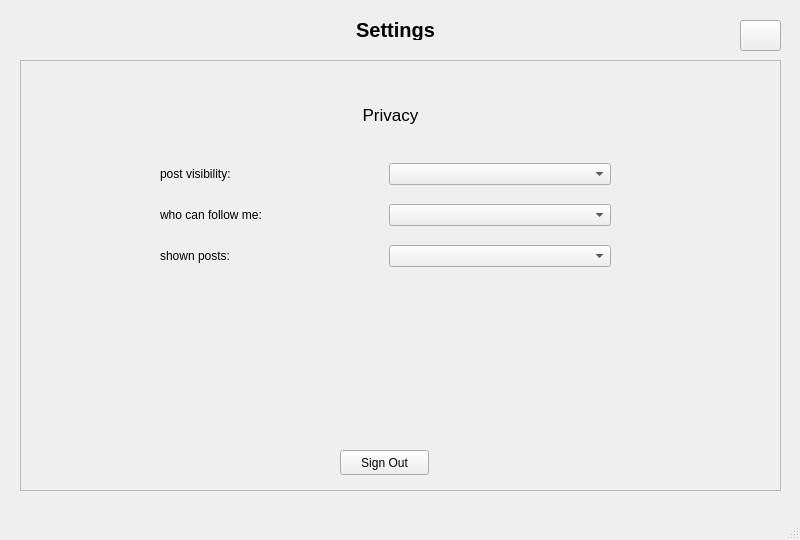
<?xml version="1.0" encoding="UTF-8"?>
<ui version="4.0">
 <class>MainWindow</class>
 <widget class="QMainWindow" name="MainWindow">
  <property name="geometry">
   <rect>
    <x>0</x>
    <y>0</y>
    <width>800</width>
    <height>540</height>
   </rect>
  </property>
  <property name="windowTitle">
   <string>Socialgram</string>
  </property>
  <widget class="QWidget" name="centralwidget">
   <widget class="QStackedWidget" name="stackedWidget">
    <property name="geometry">
     <rect>
      <x>20</x>
      <y>20</y>
      <width>761</width>
      <height>481</height>
     </rect>
    </property>
    <property name="currentIndex">
     <number>4</number>
    </property>
    <widget class="QWidget" name="sign_up">
     <widget class="QFrame" name="frame">
      <property name="geometry">
       <rect>
        <x>190</x>
        <y>80</y>
        <width>381</width>
        <height>301</height>
       </rect>
      </property>
      <property name="frameShape">
       <enum>QFrame::StyledPanel</enum>
      </property>
      <property name="frameShadow">
       <enum>QFrame::Raised</enum>
      </property>
      <widget class="QPushButton" name="SPsignupButton">
       <property name="geometry">
        <rect>
         <x>140</x>
         <y>220</y>
         <width>89</width>
         <height>25</height>
        </rect>
       </property>
       <property name="text">
        <string>Sign Up</string>
       </property>
      </widget>
      <widget class="QLabel" name="label">
       <property name="geometry">
        <rect>
         <x>130</x>
         <y>30</y>
         <width>101</width>
         <height>51</height>
        </rect>
       </property>
       <property name="font">
        <font>
         <pointsize>15</pointsize>
         <bold>true</bold>
        </font>
       </property>
       <property name="text">
        <string>Sign Up</string>
       </property>
       <property name="alignment">
        <set>Qt::AlignCenter</set>
       </property>
      </widget>
      <widget class="QWidget" name="verticalLayoutWidget">
       <property name="geometry">
        <rect>
         <x>90</x>
         <y>80</y>
         <width>191</width>
         <height>121</height>
        </rect>
       </property>
       <layout class="QVBoxLayout" name="verticalLayout">
        <item>
         <widget class="QTextEdit" name="SPusername">
          <property name="placeholderText">
           <string>Enter a username</string>
          </property>
         </widget>
        </item>
        <item>
         <widget class="QTextEdit" name="SPpassword">
          <property name="placeholderText">
           <string>Create a password</string>
          </property>
         </widget>
        </item>
        <item>
         <widget class="QTextEdit" name="SPpasswordConfirm">
          <property name="placeholderText">
           <string>Confirm password</string>
          </property>
         </widget>
        </item>
       </layout>
      </widget>
      <widget class="QLabel" name="label_3">
       <property name="geometry">
        <rect>
         <x>50</x>
         <y>250</y>
         <width>181</width>
         <height>20</height>
        </rect>
       </property>
       <property name="text">
        <string>Already have an account ?</string>
       </property>
      </widget>
      <widget class="QPushButton" name="SPloginButton">
       <property name="geometry">
        <rect>
         <x>230</x>
         <y>250</y>
         <width>71</width>
         <height>21</height>
        </rect>
       </property>
       <property name="text">
        <string>Login</string>
       </property>
      </widget>
     </widget>
    </widget>
    <widget class="QWidget" name="login">
     <widget class="QStackedWidget" name="stackedWidget_2">
      <property name="geometry">
       <rect>
        <x>380</x>
        <y>210</y>
        <width>761</width>
        <height>481</height>
       </rect>
      </property>
      <property name="currentIndex">
       <number>0</number>
      </property>
      <widget class="QWidget" name="sign_up_2"/>
      <widget class="QWidget" name="login_2"/>
      <widget class="QWidget" name="home_2">
       <widget class="QLabel" name="label_6">
        <property name="geometry">
         <rect>
          <x>320</x>
          <y>30</y>
          <width>121</width>
          <height>51</height>
         </rect>
        </property>
        <property name="text">
         <string>Home Page</string>
        </property>
       </widget>
      </widget>
     </widget>
     <widget class="QFrame" name="frame_2">
      <property name="geometry">
       <rect>
        <x>190</x>
        <y>90</y>
        <width>381</width>
        <height>301</height>
       </rect>
      </property>
      <property name="frameShape">
       <enum>QFrame::StyledPanel</enum>
      </property>
      <property name="frameShadow">
       <enum>QFrame::Raised</enum>
      </property>
      <widget class="QPushButton" name="LloginButton">
       <property name="geometry">
        <rect>
         <x>140</x>
         <y>220</y>
         <width>89</width>
         <height>25</height>
        </rect>
       </property>
       <property name="text">
        <string>Log In</string>
       </property>
      </widget>
      <widget class="QLabel" name="label_4">
       <property name="geometry">
        <rect>
         <x>130</x>
         <y>30</y>
         <width>101</width>
         <height>51</height>
        </rect>
       </property>
       <property name="font">
        <font>
         <pointsize>15</pointsize>
         <bold>true</bold>
        </font>
       </property>
       <property name="text">
        <string>Login</string>
       </property>
       <property name="alignment">
        <set>Qt::AlignCenter</set>
       </property>
      </widget>
      <widget class="QWidget" name="verticalLayoutWidget_2">
       <property name="geometry">
        <rect>
         <x>90</x>
         <y>100</y>
         <width>191</width>
         <height>111</height>
        </rect>
       </property>
       <layout class="QVBoxLayout" name="verticalLayout_2">
        <item>
         <widget class="QTextEdit" name="Lusername">
          <property name="placeholderText">
           <string>Enter your email</string>
          </property>
         </widget>
        </item>
        <item>
         <widget class="QTextEdit" name="Lpassword">
          <property name="placeholderText">
           <string>Enter you password</string>
          </property>
         </widget>
        </item>
       </layout>
      </widget>
      <widget class="QLabel" name="label_5">
       <property name="geometry">
        <rect>
         <x>56</x>
         <y>250</y>
         <width>161</width>
         <height>20</height>
        </rect>
       </property>
       <property name="text">
        <string>Don't have an account ? </string>
       </property>
      </widget>
      <widget class="QPushButton" name="LsignupButton">
       <property name="geometry">
        <rect>
         <x>230</x>
         <y>250</y>
         <width>61</width>
         <height>21</height>
        </rect>
       </property>
       <property name="text">
        <string>Sign Up</string>
       </property>
      </widget>
     </widget>
    </widget>
    <widget class="QWidget" name="home">
     <widget class="QLabel" name="label_2">
      <property name="geometry">
       <rect>
        <x>190</x>
        <y>0</y>
        <width>377</width>
        <height>25</height>
       </rect>
      </property>
      <property name="font">
       <font>
        <pointsize>15</pointsize>
        <bold>true</bold>
       </font>
      </property>
      <property name="text">
       <string>Home</string>
      </property>
      <property name="alignment">
       <set>Qt::AlignCenter</set>
      </property>
     </widget>
     <widget class="QPushButton" name="settingsButton">
      <property name="geometry">
       <rect>
        <x>0</x>
        <y>0</y>
        <width>41</width>
        <height>31</height>
       </rect>
      </property>
      <property name="text">
       <string/>
      </property>
      <property name="icon">
       <iconset resource="app-images.qrc">
        <normaloff>:/resources/settings-icon.jpg</normaloff>:/resources/settings-icon.jpg</iconset>
      </property>
     </widget>
     <widget class="QPushButton" name="messageButton">
      <property name="geometry">
       <rect>
        <x>720</x>
        <y>0</y>
        <width>41</width>
        <height>31</height>
       </rect>
      </property>
      <property name="text">
       <string/>
      </property>
      <property name="icon">
       <iconset resource="app-images.qrc">
        <normaloff>:/resources/messageIcon.jpg</normaloff>:/resources/messageIcon.jpg</iconset>
      </property>
     </widget>
     <widget class="QPushButton" name="profileButton">
      <property name="geometry">
       <rect>
        <x>670</x>
        <y>0</y>
        <width>41</width>
        <height>31</height>
       </rect>
      </property>
      <property name="text">
       <string/>
      </property>
      <property name="icon">
       <iconset resource="app-images.qrc">
        <normaloff>:/resources/profile-icon.webp</normaloff>:/resources/profile-icon.webp</iconset>
      </property>
     </widget>
     <widget class="QScrollArea" name="newsFeed">
      <property name="geometry">
       <rect>
        <x>0</x>
        <y>40</y>
        <width>761</width>
        <height>421</height>
       </rect>
      </property>
      <property name="verticalScrollBarPolicy">
       <enum>Qt::ScrollBarAlwaysOn</enum>
      </property>
      <property name="widgetResizable">
       <bool>true</bool>
      </property>
      <widget class="QWidget" name="scrollAreaWidgetContents">
       <property name="geometry">
        <rect>
         <x>0</x>
         <y>0</y>
         <width>745</width>
         <height>419</height>
        </rect>
       </property>
      </widget>
     </widget>
     <widget class="QPushButton" name="searchButton">
      <property name="geometry">
       <rect>
        <x>50</x>
        <y>0</y>
        <width>41</width>
        <height>31</height>
       </rect>
      </property>
      <property name="text">
       <string/>
      </property>
      <property name="icon">
       <iconset resource="app-images.qrc">
        <normaloff>:/resources/search-icon.png</normaloff>:/resources/search-icon.png</iconset>
      </property>
     </widget>
     <widget class="QPushButton" name="addPostButton">
      <property name="geometry">
       <rect>
        <x>620</x>
        <y>0</y>
        <width>41</width>
        <height>31</height>
       </rect>
      </property>
      <property name="text">
       <string/>
      </property>
      <property name="icon">
       <iconset resource="app-images.qrc">
        <normaloff>:/resources/addPost.png</normaloff>:/resources/addPost.png</iconset>
      </property>
     </widget>
    </widget>
    <widget class="QWidget" name="messages">
     <widget class="QLabel" name="label_8">
      <property name="geometry">
       <rect>
        <x>190</x>
        <y>0</y>
        <width>377</width>
        <height>25</height>
       </rect>
      </property>
      <property name="font">
       <font>
        <pointsize>15</pointsize>
        <bold>true</bold>
       </font>
      </property>
      <property name="text">
       <string>Messages</string>
      </property>
      <property name="alignment">
       <set>Qt::AlignCenter</set>
      </property>
     </widget>
     <widget class="QFrame" name="frame_4">
      <property name="geometry">
       <rect>
        <x>0</x>
        <y>220</y>
        <width>751</width>
        <height>251</height>
       </rect>
      </property>
      <property name="frameShape">
       <enum>QFrame::StyledPanel</enum>
      </property>
      <property name="frameShadow">
       <enum>QFrame::Raised</enum>
      </property>
      <widget class="QListWidget" name="MinboxListWidget">
       <property name="geometry">
        <rect>
         <x>10</x>
         <y>20</y>
         <width>731</width>
         <height>221</height>
        </rect>
       </property>
      </widget>
      <widget class="QLabel" name="label_9">
       <property name="geometry">
        <rect>
         <x>360</x>
         <y>0</y>
         <width>161</width>
         <height>20</height>
        </rect>
       </property>
       <property name="font">
        <font>
         <pointsize>12</pointsize>
         <bold>true</bold>
        </font>
       </property>
       <property name="text">
        <string>Inbox</string>
       </property>
      </widget>
     </widget>
     <widget class="QTextEdit" name="Musername">
      <property name="geometry">
       <rect>
        <x>260</x>
        <y>100</y>
        <width>201</width>
        <height>31</height>
       </rect>
      </property>
     </widget>
     <widget class="QLabel" name="label_12">
      <property name="geometry">
       <rect>
        <x>130</x>
        <y>100</y>
        <width>121</width>
        <height>31</height>
       </rect>
      </property>
      <property name="frameShape">
       <enum>QFrame::Panel</enum>
      </property>
      <property name="text">
       <string>Username :</string>
      </property>
     </widget>
     <widget class="QPushButton" name="MsendMessageButton">
      <property name="geometry">
       <rect>
        <x>470</x>
        <y>100</y>
        <width>131</width>
        <height>31</height>
       </rect>
      </property>
      <property name="text">
       <string>Send Message</string>
      </property>
     </widget>
     <widget class="QPushButton" name="MbackButton">
      <property name="geometry">
       <rect>
        <x>720</x>
        <y>0</y>
        <width>41</width>
        <height>31</height>
       </rect>
      </property>
      <property name="text">
       <string/>
      </property>
      <property name="icon">
       <iconset resource="app-images.qrc">
        <normaloff>:/resources/nack-button</normaloff>:/resources/nack-button</iconset>
      </property>
     </widget>
    </widget>
    <widget class="QWidget" name="settings">
     <widget class="QLabel" name="label_14">
      <property name="geometry">
       <rect>
        <x>330</x>
        <y>0</y>
        <width>91</width>
        <height>20</height>
       </rect>
      </property>
      <property name="font">
       <font>
        <pointsize>15</pointsize>
        <bold>true</bold>
       </font>
      </property>
      <property name="text">
       <string>Settings</string>
      </property>
      <property name="alignment">
       <set>Qt::AlignCenter</set>
      </property>
     </widget>
     <widget class="QFrame" name="frame_3">
      <property name="geometry">
       <rect>
        <x>0</x>
        <y>40</y>
        <width>761</width>
        <height>431</height>
       </rect>
      </property>
      <property name="frameShape">
       <enum>QFrame::StyledPanel</enum>
      </property>
      <property name="frameShadow">
       <enum>QFrame::Raised</enum>
      </property>
      <widget class="QLabel" name="label_15">
       <property name="geometry">
        <rect>
         <x>230</x>
         <y>40</y>
         <width>281</width>
         <height>30</height>
        </rect>
       </property>
       <property name="maximumSize">
        <size>
         <width>1000</width>
         <height>30</height>
        </size>
       </property>
       <property name="font">
        <font>
         <pointsize>13</pointsize>
        </font>
       </property>
       <property name="frameShape">
        <enum>QFrame::NoFrame</enum>
       </property>
       <property name="frameShadow">
        <enum>QFrame::Plain</enum>
       </property>
       <property name="text">
        <string>Privacy</string>
       </property>
       <property name="alignment">
        <set>Qt::AlignCenter</set>
       </property>
      </widget>
      <widget class="QWidget" name="gridLayoutWidget">
       <property name="geometry">
        <rect>
         <x>140</x>
         <y>90</y>
         <width>451</width>
         <height>131</height>
        </rect>
       </property>
       <layout class="QGridLayout" name="gridLayout">
        <item row="0" column="1">
         <widget class="QComboBox" name="postVIsibility">
          <property name="currentText">
           <string/>
          </property>
          <property name="placeholderText">
           <string>                friends only</string>
          </property>
         </widget>
        </item>
        <item row="2" column="1">
         <widget class="QComboBox" name="shownPosts">
          <property name="placeholderText">
           <string>                    friends only</string>
          </property>
         </widget>
        </item>
        <item row="1" column="0">
         <widget class="QLabel" name="label_17">
          <property name="text">
           <string>who can follow me:</string>
          </property>
         </widget>
        </item>
        <item row="1" column="1">
         <widget class="QComboBox" name="followPrivacy">
          <property name="placeholderText">
           <string>                            all</string>
          </property>
         </widget>
        </item>
        <item row="2" column="0">
         <widget class="QLabel" name="label_18">
          <property name="text">
           <string>shown posts:</string>
          </property>
         </widget>
        </item>
        <item row="0" column="0">
         <widget class="QLabel" name="label_16">
          <property name="text">
           <string>post visibility:</string>
          </property>
         </widget>
        </item>
       </layout>
      </widget>
      <widget class="QPushButton" name="signoutButton">
       <property name="geometry">
        <rect>
         <x>320</x>
         <y>390</y>
         <width>89</width>
         <height>25</height>
        </rect>
       </property>
       <property name="text">
        <string>Sign Out</string>
       </property>
      </widget>
     </widget>
     <widget class="QPushButton" name="settingsBackButton">
      <property name="geometry">
       <rect>
        <x>720</x>
        <y>0</y>
        <width>41</width>
        <height>31</height>
       </rect>
      </property>
      <property name="text">
       <string/>
      </property>
      <property name="icon">
       <iconset resource="app-images.qrc">
        <normaloff>:/resources/nack-button</normaloff>:/resources/nack-button</iconset>
      </property>
     </widget>
    </widget>
    <widget class="QWidget" name="profile">
     <widget class="QLabel" name="label_7">
      <property name="geometry">
       <rect>
        <x>340</x>
        <y>0</y>
        <width>81</width>
        <height>31</height>
       </rect>
      </property>
      <property name="font">
       <font>
        <pointsize>15</pointsize>
        <bold>true</bold>
       </font>
      </property>
      <property name="text">
       <string>Profile</string>
      </property>
      <property name="alignment">
       <set>Qt::AlignCenter</set>
      </property>
     </widget>
     <widget class="QLabel" name="profilePicLabel">
      <property name="geometry">
       <rect>
        <x>160</x>
        <y>30</y>
        <width>71</width>
        <height>61</height>
       </rect>
      </property>
      <property name="text">
       <string/>
      </property>
      <property name="pixmap">
       <pixmap resource="app-images.qrc">:/resources/profile-icon.webp</pixmap>
      </property>
      <property name="scaledContents">
       <bool>true</bool>
      </property>
     </widget>
     <widget class="QLabel" name="usernameLabel">
      <property name="geometry">
       <rect>
        <x>240</x>
        <y>30</y>
        <width>91</width>
        <height>31</height>
       </rect>
      </property>
      <property name="frameShape">
       <enum>QFrame::Box</enum>
      </property>
      <property name="text">
       <string>user_name</string>
      </property>
      <property name="alignment">
       <set>Qt::AlignCenter</set>
      </property>
     </widget>
     <widget class="QLabel" name="label_10">
      <property name="geometry">
       <rect>
        <x>270</x>
        <y>70</y>
        <width>67</width>
        <height>17</height>
       </rect>
      </property>
      <property name="text">
       <string>followers</string>
      </property>
     </widget>
     <widget class="QLabel" name="label_11">
      <property name="geometry">
       <rect>
        <x>390</x>
        <y>70</y>
        <width>67</width>
        <height>17</height>
       </rect>
      </property>
      <property name="text">
       <string>following</string>
      </property>
     </widget>
     <widget class="QLabel" name="numFollowersLabel">
      <property name="geometry">
       <rect>
        <x>230</x>
        <y>70</y>
        <width>31</width>
        <height>17</height>
       </rect>
      </property>
      <property name="text">
       <string>0</string>
      </property>
      <property name="alignment">
       <set>Qt::AlignRight|Qt::AlignTrailing|Qt::AlignVCenter</set>
      </property>
     </widget>
     <widget class="QLabel" name="numFollowingLabel">
      <property name="geometry">
       <rect>
        <x>350</x>
        <y>70</y>
        <width>31</width>
        <height>17</height>
       </rect>
      </property>
      <property name="text">
       <string>0</string>
      </property>
      <property name="alignment">
       <set>Qt::AlignRight|Qt::AlignTrailing|Qt::AlignVCenter</set>
      </property>
     </widget>
     <widget class="QScrollArea" name="profileFeed">
      <property name="geometry">
       <rect>
        <x>9</x>
        <y>99</y>
        <width>751</width>
        <height>371</height>
       </rect>
      </property>
      <property name="verticalScrollBarPolicy">
       <enum>Qt::ScrollBarAlwaysOn</enum>
      </property>
      <property name="widgetResizable">
       <bool>true</bool>
      </property>
      <widget class="QWidget" name="scrollAreaWidgetContents_2">
       <property name="geometry">
        <rect>
         <x>0</x>
         <y>0</y>
         <width>735</width>
         <height>369</height>
        </rect>
       </property>
      </widget>
     </widget>
     <widget class="QPushButton" name="profile_back_button">
      <property name="enabled">
       <bool>true</bool>
      </property>
      <property name="geometry">
       <rect>
        <x>720</x>
        <y>0</y>
        <width>41</width>
        <height>31</height>
       </rect>
      </property>
      <property name="text">
       <string/>
      </property>
      <property name="icon">
       <iconset resource="app-images.qrc">
        <normaloff>:/resources/nack-button</normaloff>:/resources/nack-button</iconset>
      </property>
     </widget>
    </widget>
   </widget>
  </widget>
  <widget class="QMenuBar" name="menubar">
   <property name="geometry">
    <rect>
     <x>0</x>
     <y>0</y>
     <width>800</width>
     <height>22</height>
    </rect>
   </property>
  </widget>
  <widget class="QStatusBar" name="statusbar"/>
 </widget>
 <resources>
  <include location="app-images.qrc"/>
 </resources>
 <connections/>
</ui>
